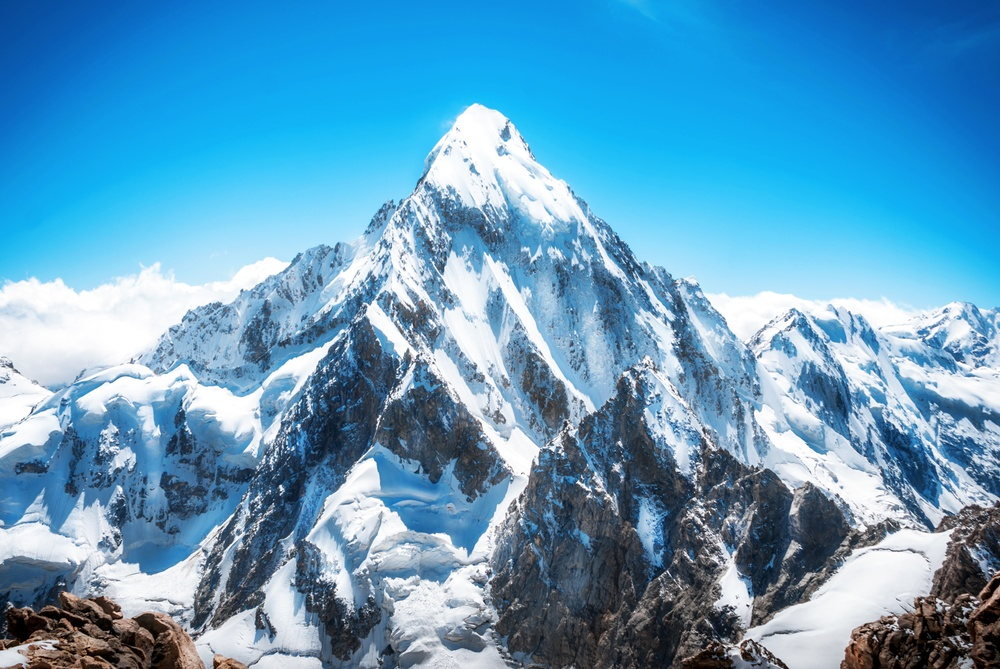
#> input picture reading and writing images/image.jpg, 1000 x 669 px, shrunk from 3572 x 2391 before the run, found by its file name
$ jupyter execute exploring_colour_models.ipynb
#> lines starting #> are read from the running program, lines starting #| are printed output that depends on the picture
[cell 1]
import cv2

[cell 2]
bgr_image = cv2.imread("./image.jpg")
#> bgr_image is the input picture: shape (669, 1000, 3); mean B, G, R 192, 156.5, 96.7

[cell 3]
# convert to grayscale

gray_image = cv2.cvtColor(bgr_image, cv2.COLOR_BGR2GRAY)
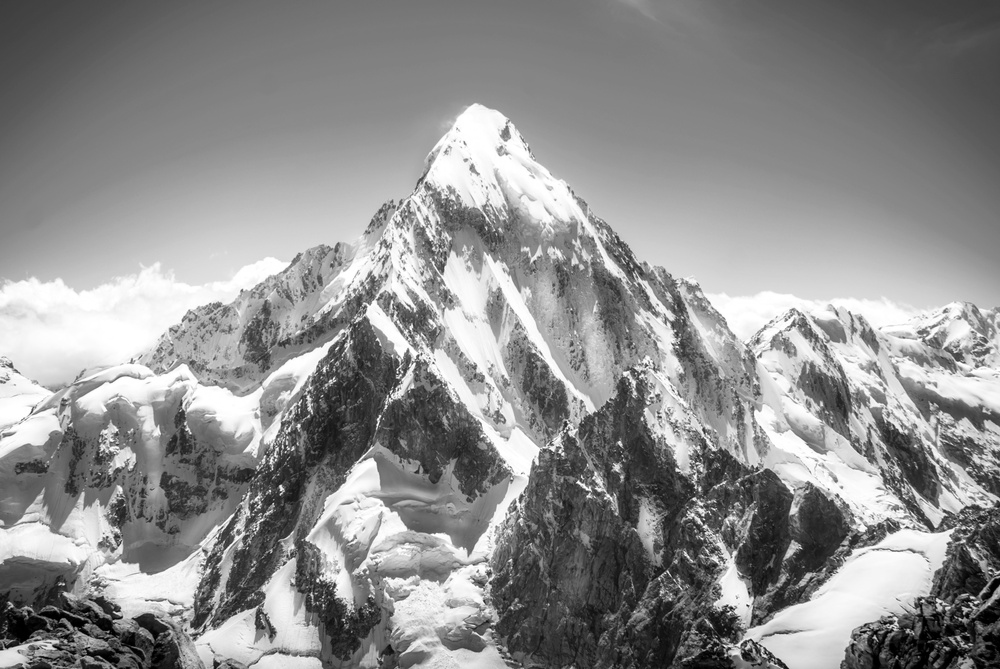
#> gray_image: shape (669, 1000); min 0, max 255, mean 142.7

[cell 4]
cv2.imwrite("./gray_image.jpg", gray_image)
#> Out = True

[cell 5]
# convert to HSV

hsv_image = cv2.cvtColor(bgr_image, cv2.COLOR_BGR2HSV)
#> hsv_image: shape (669, 1000, 3); mean H, S, V 98.8, 125.9, 192.9
cv2.imwrite("./HSV_image.jpg", hsv_image)
#> Out = True

[cell 6]
# Convert to LAB

lab_image = cv2.cvtColor(bgr_image, cv2.COLOR_BGR2LAB)
#> lab_image: shape (669, 1000, 3); mean of channels 0, 1, 2 158.2, 123.6, 105.1
cv2.imwrite("./lab_image.jpg", lab_image)
#> Out = True

[cell 7]
# Convert to RGB

RGB_image = cv2.cvtColor(bgr_image, cv2.COLOR_BGR2RGB)
cv2.imwrite("./RGB_image.jpg", RGB_image)
#> Out = True

[cell 8]
# Convert to RGB

cv2.imwrite("./bgr_image.jpg", bgr_image)
#> Out = True
